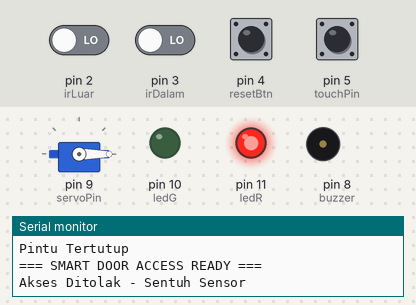
A sketch run on a simulated Arduino Uno, built with avr-gcc and run on an emulated ATmega328P. On the bench: servo, output pins drawn as LEDs (lit = HIGH), buzzer (waves = sounding), the last lines printed to the serial monitor. Dashed ring = blinking. Inputs (shaded band) come from the test bench; at power-on: pin 4 (resetBtn) HIGH, pin 2 (irLuar), pin 3 (irDalam), pin 5 (touchPin) LOW.

Above: at 1.2 s.
1.3 s: pin 5 (touchPin) pulled HIGH for 0.15 s
At 2.3 s:
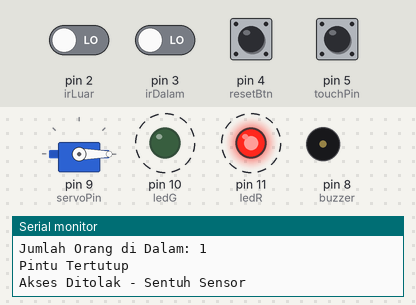
4.4 s: pin 4 (resetBtn) pulled LOW for 0.15 s
At 5.5 s:
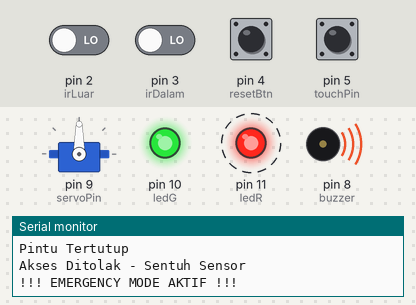
6.1 s: pin 4 (resetBtn) pulled LOW for 1 s
At 7.0 s:
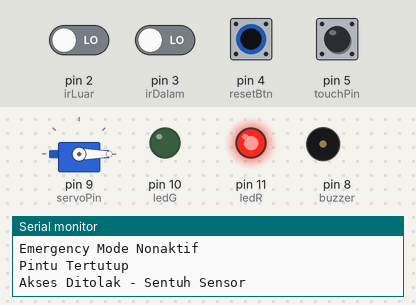
8.6 s: pin 5 (touchPin) pulled HIGH for 1 s
At 12.5 s:
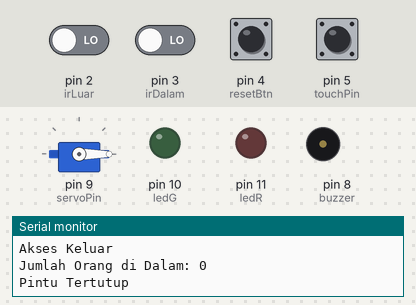
12.6 s: pin 2 (irLuar) driven HIGH
At 13.7 s:
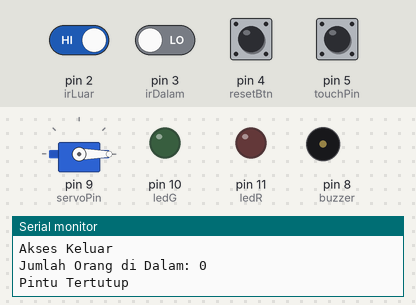
14.1 s: pin 2 (irLuar) driven LOW and pin 3 (irDalam) driven HIGH and pin 4 (resetBtn) driven LOW and pin 5 (touchPin) driven HIGH
At 15.4 s:
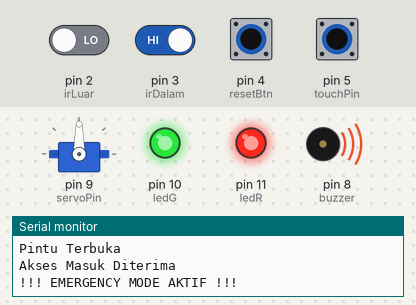
Timing chart, 0 to 17.0 s (numbered marks = the images above; inputs shaded):
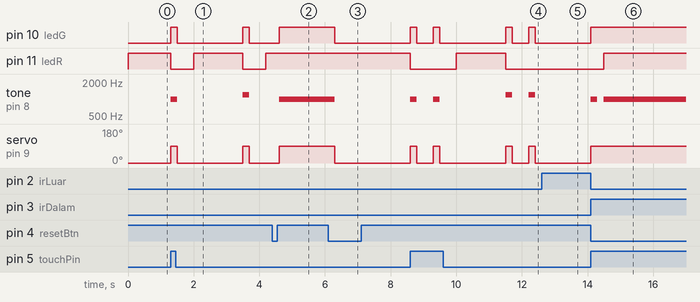

The sketch:

project_pst.ino
```cpp
#include <Servo.h>

// ======================= PIN CONFIG =======================
const int irLuar   = 2;
const int irDalam  = 3;
const int resetBtn = 4;
const int touchPin = 5;

const int buzzer   = 8;
const int servoPin = 9;
const int ledR     = 11;
const int ledG     = 10;

// ======================= SERVO ============================
Servo pintu;

// ======================= SYSTEM ===========================
const int maxOrg = 3;
int jmlOrg = 0;

bool emergencyMode = false;

bool waitingMasuk  = false;
bool waitingKeluar = false;

unsigned long openTime = 0;
const unsigned long timeoutDoor = 10000;

unsigned long lastEntryTime = 0;
const unsigned long exitDelay = 2000;

// Untuk mencegah spam Serial Monitor
String lastStatus = "";

// ==========================================================
// SETUP
// ==========================================================

void setup() {
  Serial.begin(9600);

  pinMode(irLuar, INPUT);
  pinMode(irDalam, INPUT);

  pinMode(resetBtn, INPUT_PULLUP);
  pinMode(touchPin, INPUT);

  pinMode(buzzer, OUTPUT);

  pinMode(ledR, OUTPUT);
  pinMode(ledG, OUTPUT);

  pintu.attach(servoPin);

  closeDoor();

  printStatus("=== SMART DOOR ACCESS READY ===");
}

// ==========================================================
// LOOP
// ==========================================================

void loop() {

  cekEmergency();

  // ================= EMERGENCY MODE =================
  if (emergencyMode) {
    modeEmergency();
    return;
  }

  // ================= AKSES MASUK =================
  if (jmlOrg < maxOrg) {
    accessEntry();
  }
  else {
    roomFullMode();
  }

  // ================= AKSES KELUAR =================
  accessExit();

  // ================= CHECK SENSOR =================
  checkEntry();
  checkExit();

  // ================= TIMEOUT =================
  checkTimeout();
}

// ==========================================================
// EMERGENCY BUTTON
// ==========================================================

void cekEmergency() {

  static bool lastButtonState = HIGH;

  bool buttonState = digitalRead(resetBtn);

  if (buttonState == LOW && lastButtonState == HIGH) {

    emergencyMode = !emergencyMode;

    delay(200);

    if (emergencyMode) {
      printStatus("!!! EMERGENCY MODE AKTIF !!!");
    }
    else {
      printStatus("Emergency Mode Nonaktif");
      closeDoor();
    }
  }

  lastButtonState = buttonState;
}

// ==========================================================
// EMERGENCY MODE
// ==========================================================

void modeEmergency() {

  pintu.write(90);

  digitalWrite(ledR, HIGH);
  digitalWrite(ledG, HIGH);

  tone(buzzer, 1000);

  // Tidak spam serial
}

// ==========================================================
// MODE RUANGAN PENUH
// ==========================================================

void roomFullMode() {

  digitalWrite(ledR, HIGH);
  digitalWrite(ledG, LOW);

  printStatus("Ruangan Penuh - Akses Masuk Ditolak");
}

// ==========================================================
// AKSES MASUK
// ==========================================================

void accessEntry() {

  bool luarDetected  = digitalRead(irLuar) == LOW;
  bool touchDetected = digitalRead(touchPin) == HIGH;

  // Orang ingin masuk
  if (luarDetected && touchDetected && !waitingMasuk && !waitingKeluar) {

    waitingMasuk = true;

    openDoor();

    digitalWrite(ledG, HIGH);
    digitalWrite(ledR, LOW);

    tone(buzzer, 1000);
    delay(200);
    noTone(buzzer);

    openTime = millis();

    printStatus("Akses Masuk Diterima");
  }

  // Akses ditolak
  else if (luarDetected && !touchDetected && !waitingMasuk) {

    digitalWrite(ledR, HIGH);
    digitalWrite(ledG, LOW);

    printStatus("Akses Ditolak - Sentuh Sensor");
  }
}

// ==========================================================
// CEK ORANG MASUK
// ==========================================================

void checkEntry() {

  if (!waitingMasuk) {
    return;
  }

  bool dalamDetected = digitalRead(irDalam) == LOW;

  if (dalamDetected) {

    jmlOrg++;

    printJumlah();

    closeDoor();

    waitingMasuk = false;

    lastEntryTime = millis();

    delay(500);
  }
}

// ==========================================================
// AKSES KELUAR
// ==========================================================

void accessExit() {

  if (millis() - lastEntryTime < exitDelay) {
    return;
  }

  bool dalamDetected = digitalRead(irDalam) == LOW;

  // Orang dari dalam ingin keluar
  if (dalamDetected && !waitingKeluar && !waitingMasuk && jmlOrg > 0) {

    waitingKeluar = true;

    openDoor();

    digitalWrite(ledG, HIGH);
    digitalWrite(ledR, LOW);

    tone(buzzer, 1200);
    delay(200);
    noTone(buzzer);

    openTime = millis();

    printStatus("Akses Keluar");
  }
}

// ==========================================================
// CEK ORANG KELUAR
// ==========================================================

void checkExit() {

  if (!waitingKeluar) {
    return;
  }

  bool luarDetected = digitalRead(irLuar) == LOW;

  if (luarDetected) {

    if (jmlOrg > 0) {
      jmlOrg--;
    }

    printJumlah();

    closeDoor();

    waitingKeluar = false;

    delay(500);
  }
}

// ==========================================================
// TIMEOUT PINTU
// ==========================================================

void checkTimeout() {

  if ((waitingMasuk || waitingKeluar) &&
      millis() - openTime >= timeoutDoor) {

    printStatus("Timeout - Pintu Ditutup");

    closeDoor();

    waitingMasuk  = false;
    waitingKeluar = false;
  }
}

// ==========================================================
// BUKA PINTU
// ==========================================================

void openDoor() {

  pintu.write(90);

  printStatus("Pintu Terbuka");
}

// ==========================================================
// TUTUP PINTU
// ==========================================================

void closeDoor() {

  pintu.write(0);

  digitalWrite(ledR, LOW);
  digitalWrite(ledG, LOW);

  noTone(buzzer);

  printStatus("Pintu Tertutup");
}

// ==========================================================
// PRINT JUMLAH ORANG
// ==========================================================

void printJumlah() {

  Serial.print("Jumlah Orang di Dalam: ");
  Serial.println(jmlOrg);
}

// ==========================================================
// ANTI LOOP SERIAL MONITOR
// ==========================================================

void printStatus(String msg) {

  if (msg != lastStatus) {

    Serial.println(msg);

    lastStatus = msg;
  }
}
```

Measured:
- after the input at 1.3 s, pin 10 (ledG): alternates HIGH for 0.20 s and LOW for 2.0 s, starting at once; pin 11 (ledR): alternates HIGH for 1.5 s and LOW for 0.70 s, starting at once
- after the input at 4.4 s, pin 10 (ledG): LOW → HIGH after 0.20 s; tone on pin 8 (buzzer): silent → 1000 Hz after 0.20 s; servo on pin 9 (servoPin): 0° → 90° after 0.20 s
- after the input at 6.1 s, pin 10 (ledG): HIGH → LOW after 0.20 s; tone on pin 8 (buzzer): 1000 Hz → silent after 0.20 s; servo on pin 9 (servoPin): 90° → 0° after 0.20 s
- after the input at 8.6 s, pin 10 (ledG): LOW → HIGH at once, → LOW 0.20 s later, → HIGH 0.50 s later, → LOW 0.20 s later, … (8 changes in this stretch); pin 11 (ledR): HIGH → LOW at once, → HIGH 1.4 s later, → LOW 1.5 s later
- after the input at 12.6 s, pin 11 (ledR): stays LOW (without the input it goes to HIGH after 0.30 s)
- after the input at 14.1 s, pin 10 (ledG): LOW → HIGH at once; pin 11 (ledR): LOW → HIGH after 0.40 s; tone on pin 8 (buzzer): silent → 1000 Hz at once, → silent 0.20 s later, → 1000 Hz 0.20 s later; servo on pin 9 (servoPin): 0° → 90° at once
